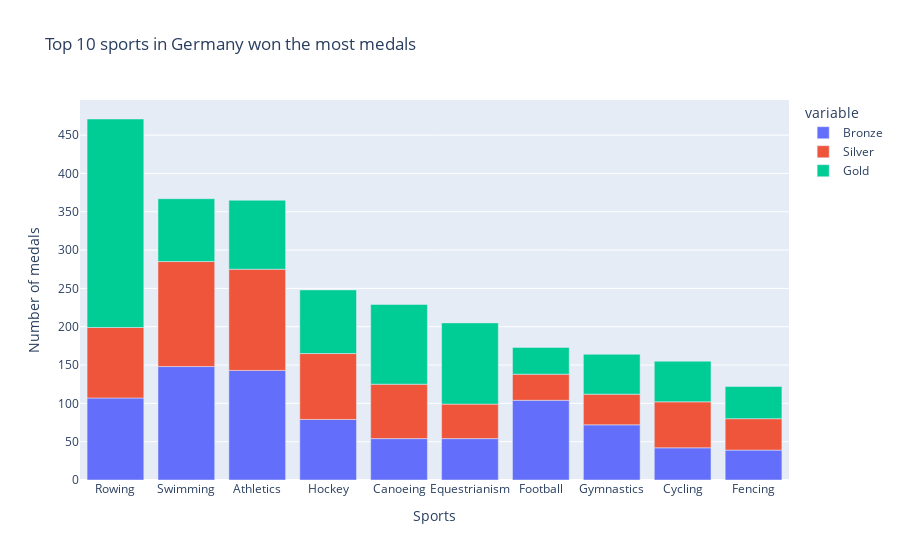

Write notebook code for a chart like this one.
### Code cell
import plotly.express as px

fig = px.bar(medals,x=medals.index,
    y=["Bronze", "Silver", "Gold"],
    labels={"Sport": "countries", "value": "Number of medals"}, title= "Top 10 sports in Germany won the most medals")
fig.show()

### Figure 1 — Plotly figure (JSON) as saved in the notebook; plotly's stock layout.template omitted (floating-point values rounded to 4 significant figures)
{"data": [{"alignmentgroup": "True", "hovertemplate": "variable=Bronze<br>Sports=%{x}<br>Number of medals=%{y}<extra></extra>", "legendgroup": "Bronze", "marker": {"color": "#636efa", "pattern": {"shape": ""}}, "name": "Bronze", "offsetgroup": "Bronze", "orientation": "v", "showlegend": true, "textposition": "auto", "type": "bar", "x": ["Rowing", "Swimming", "Athletics", "Hockey", "Canoeing", "Equestrianism", "Football", "Gymnastics", "Cycling", "Fencing"], "xaxis": "x", "y": [107, 148, 143, 79, 54, 54, 104, 72, 42, 39], "yaxis": "y"}, {"alignmentgroup": "True", "hovertemplate": "variable=Silver<br>Sports=%{x}<br>Number of medals=%{y}<extra></extra>", "legendgroup": "Silver", "marker": {"color": "#EF553B", "pattern": {"shape": ""}}, "name": "Silver", "offsetgroup": "Silver", "orientation": "v", "showlegend": true, "textposition": "auto", "type": "bar", "x": ["Rowing", "Swimming", "Athletics", "Hockey", "Canoeing", "Equestrianism", "Football", "Gymnastics", "Cycling", "Fencing"], "xaxis": "x", "y": [92, 137, 132, 86, 71, 45, 34, 40, 60, 41], "yaxis": "y"}, {"alignmentgroup": "True", "hovertemplate": "variable=Gold<br>Sports=%{x}<br>Number of medals=%{y}<extra></extra>", "legendgroup": "Gold", "marker": {"color": "#00cc96", "pattern": {"shape": ""}}, "name": "Gold", "offsetgroup": "Gold", "orientation": "v", "showlegend": true, "textposition": "auto", "type": "bar", "x": ["Rowing", "Swimming", "Athletics", "Hockey", "Canoeing", "Equestrianism", "Football", "Gymnastics", "Cycling", "Fencing"], "xaxis": "x", "y": [272, 82, 90, 83, 104, 106, 35, 52, 53, 42], "yaxis": "y"}], "layout": {"barmode": "relative", "legend": {"title": {"text": "variable"}, "tracegroupgap": 0}, "title": {"text": "Top 10 sports in Germany won the most medals"}, "xaxis": {"anchor": "y", "domain": [0, 1], "title": {"text": "Sports"}}, "yaxis": {"anchor": "x", "domain": [0, 1], "title": {"text": "Number of medals"}}}}
